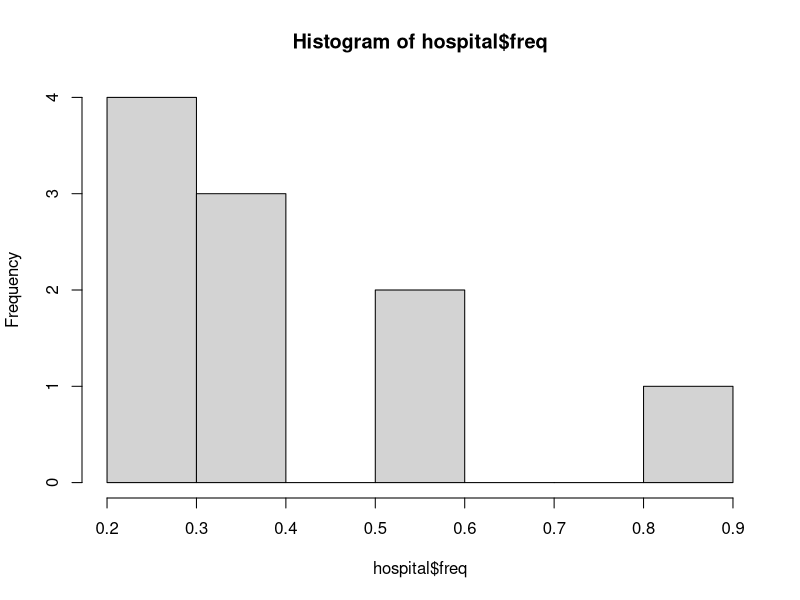
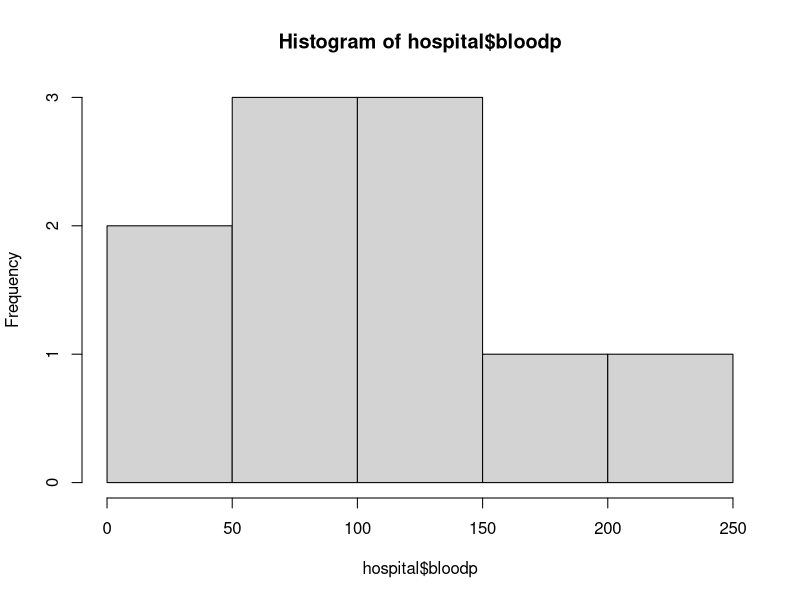
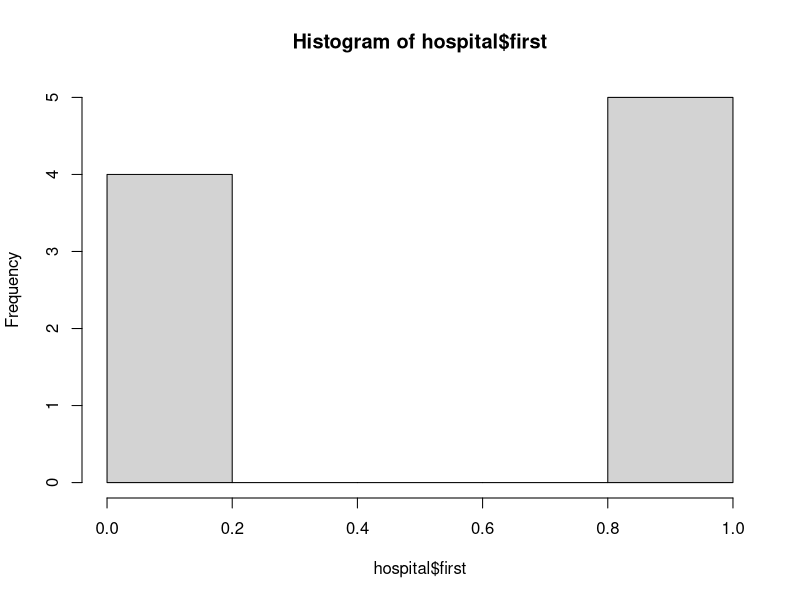
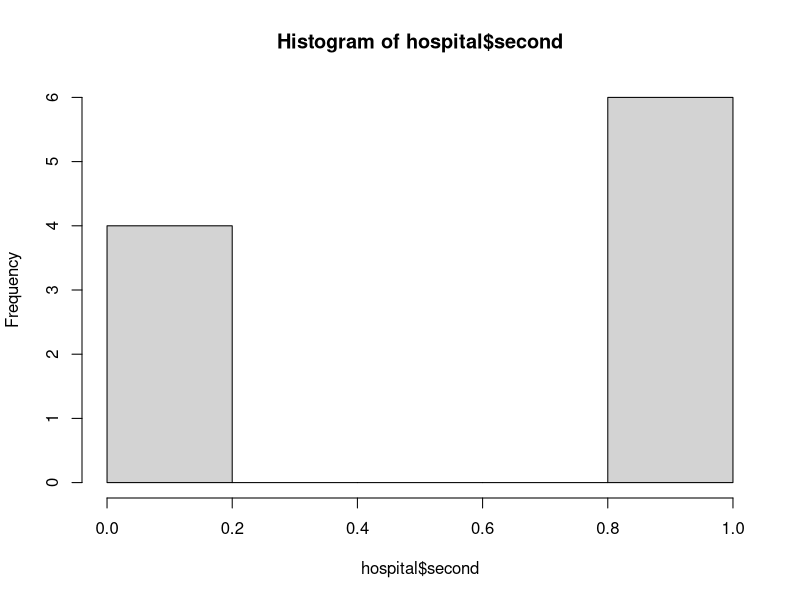
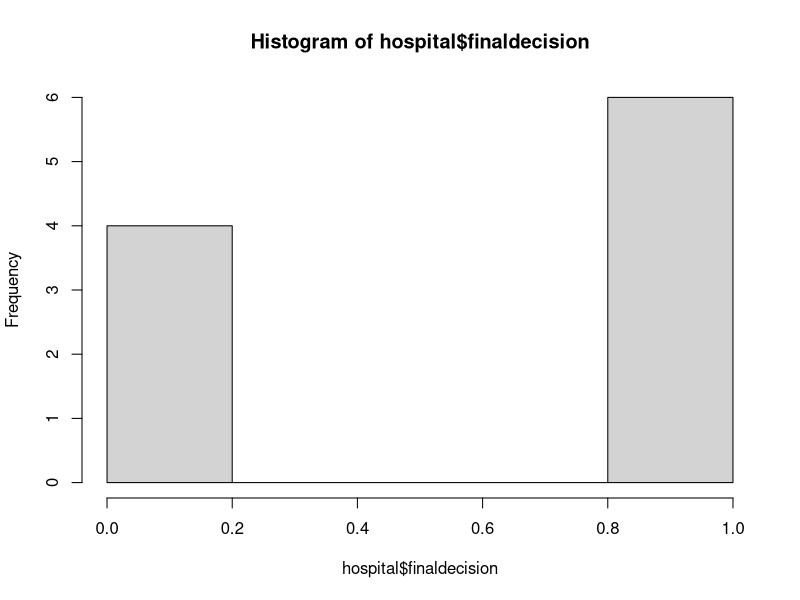
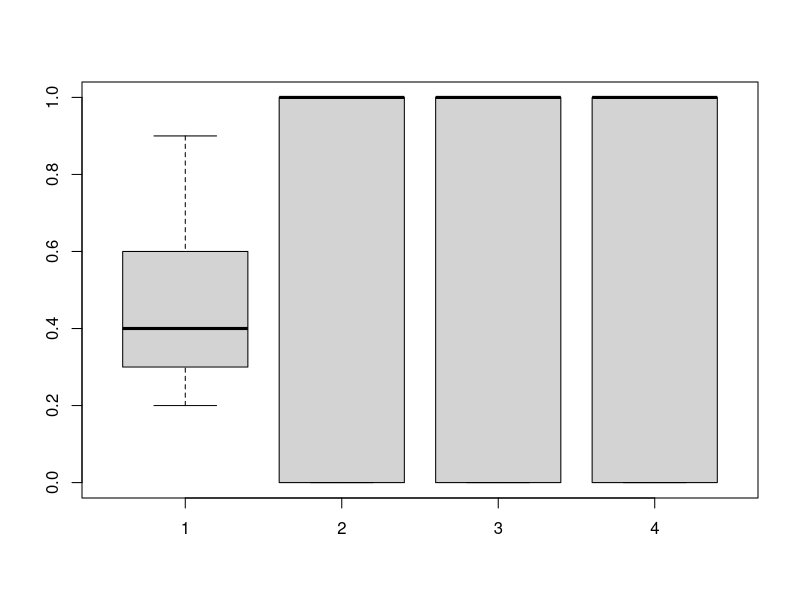
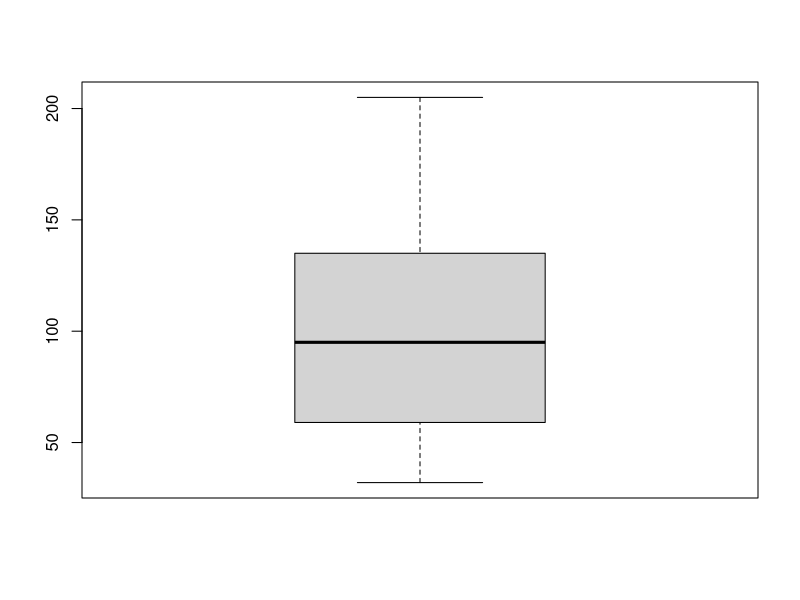

Here is the R script that generated these plots, in order:
#we first generate the values for the variables 
#"frequency", "blood pressure", "first doctor", 
#"second doctor", and "final decision rating"
freq<- c(0.6, 0.3, 0.4, 0.4, 0.2, 0.6, 0.3, 0.4, 0.9, 0.2)
bloodp<- c(103,87,32,42,59,109,78,205,135,176)
first<- c(1,1,1,1,0,0,0,0,NA,1)
second<- c(0,0,1,1,0,0,1,1,1,1)
finaldecision<- c(0,1,0,1,0,1,0,1,1,1)

#after the variables are assigned, we create a data frame 
#"hospital" based on those 5 variables
hospital<- data.frame(freq, bloodp, first, second, finaldecision)

#this shows the structure of the data frame "hospital"
str(hospital)

#we then go through each variable to see the count/frequency of that 
#variable. 
hist(hospital$freq)
hist(hospital$bloodp)
hist(hospital$first)
hist(hospital$second)
hist(hospital$finaldecision)

#it is shown that the mean value for the final decision is 0.6,
#also meaning 60%. This concludes that 60% of the patients have 
# a high rating.
mean(hospital$finaldecision)

#since the values in blood pressure were too high compared to the 
#other variables, I have seperated it from the group for the boxplots
#to be readable. 
boxplot(hospital$freq, hospital$first, hospital$second, hospital$finaldecision)

#The median value for blood pressire it to be around 100 according to the 
#plot. The difference between the upper quartile and lower quantile of the 
#values is around 70. 
boxplot(hospital$bloodp)
